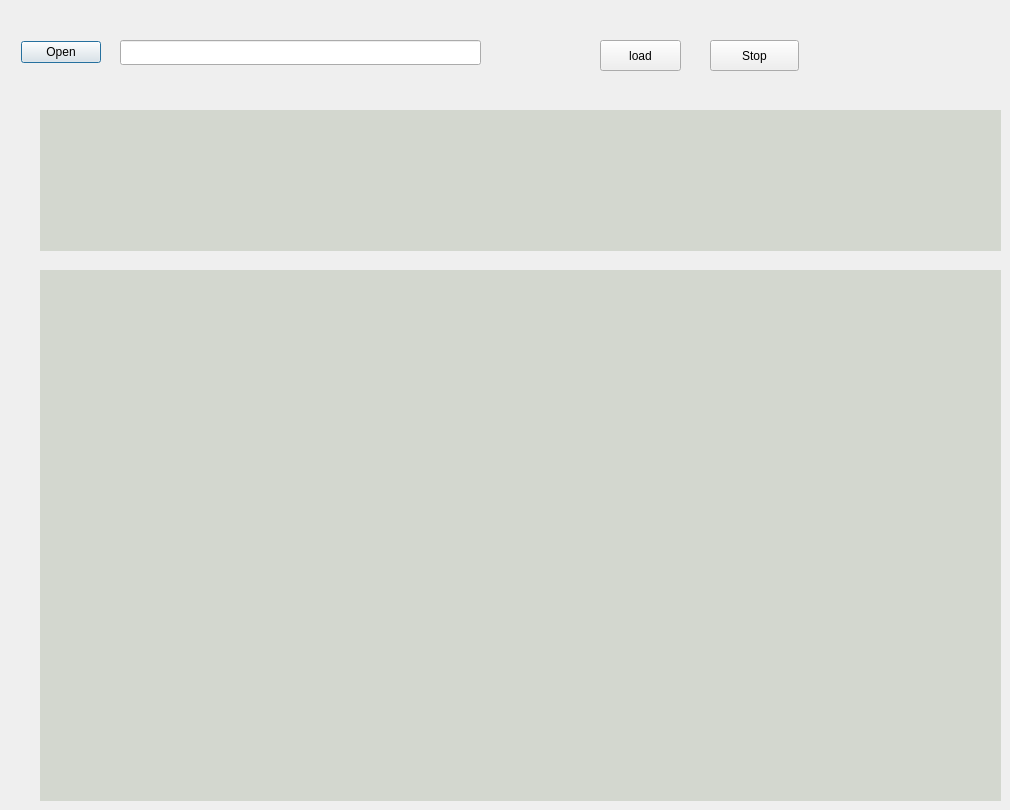
     <widget class="QWidget" name="tab_tensorboard">
      <attribute name="title">
       <string>Tesorboard</string>
      </attribute>
      <widget class="QWidget" name="tfb_cont" native="true">
       <property name="geometry">
        <rect>
         <x>40</x>
         <y>270</y>
         <width>961</width>
         <height>531</height>
        </rect>
       </property>
       <property name="styleSheet">
        <string notr="true">background-color: rgb(211, 215, 207);</string>
       </property>
      </widget>
      <widget class="QWidget" name="tfb_term_cont" native="true">
       <property name="geometry">
        <rect>
         <x>40</x>
         <y>110</y>
         <width>961</width>
         <height>141</height>
        </rect>
       </property>
       <property name="styleSheet">
        <string notr="true">background-color: rgb(211, 215, 207);</string>
       </property>
      </widget>
      <widget class="QDialogButtonBox" name="t_tfb_open_path_button">
       <property name="geometry">
        <rect>
         <x>20</x>
         <y>40</y>
         <width>81</width>
         <height>25</height>
        </rect>
       </property>
       <property name="standardButtons">
        <set>QDialogButtonBox::Open</set>
       </property>
      </widget>
      <widget class="QPushButton" name="t_tfb_begin_button">
       <property name="geometry">
        <rect>
         <x>600</x>
         <y>40</y>
         <width>81</width>
         <height>31</height>
        </rect>
       </property>
       <property name="text">
        <string>load</string>
       </property>
      </widget>
      <widget class="QPushButton" name="t_tfb_stop_button">
       <property name="geometry">
        <rect>
         <x>710</x>
         <y>40</y>
         <width>89</width>
         <height>31</height>
        </rect>
       </property>
       <property name="text">
        <string>Stop</string>
       </property>
      </widget>
      <widget class="QLineEdit" name="t_tfb_path_line">
       <property name="geometry">
        <rect>
         <x>120</x>
         <y>40</y>
         <width>361</width>
         <height>25</height>
        </rect>
       </property>
      </widget>
     </widget>
